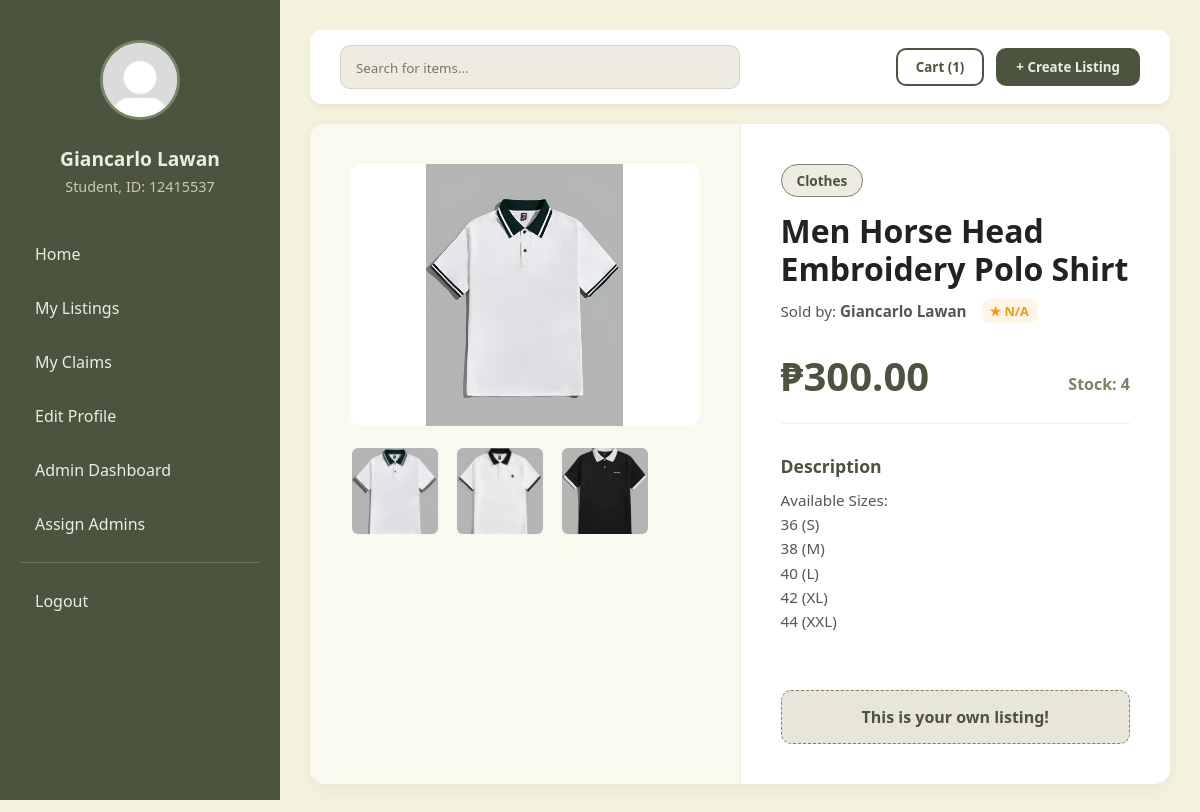
The page /viewitem.php?listing_id=3 (signed in) on the database its author committed.
### tables this page shows
CREATE TABLE `listings` (
  `listing_id` int NOT NULL,
  `seller_id` int NOT NULL,
  `product_name` varchar(150) NOT NULL,
  `description` text NOT NULL,
  `price` decimal(10,2) NOT NULL,
  `quantity` int NOT NULL DEFAULT '1',
  `category1_id` int NOT NULL,
  `category2_id` int DEFAULT NULL,
  `category3_id` int DEFAULT NULL,
  `status` enum('Available','Reserved','Sold') DEFAULT 'Available',
  `is_removed` tinyint(1) DEFAULT '0',
  `created_at` timestamp NULL DEFAULT CURRENT_TIMESTAMP,
  `updated_at` timestamp NULL DEFAULT CURRENT_TIMESTAMP ON UPDATE CURRENT_TIMESTAMP
);

### viewitem.php (the view, shortened to what this page needs)
<?php
require 'db.php';
$user_id = $_SESSION['user_id'];
$dlsu_id_number = $_SESSION['dlsu_id_number'];
$first_name = $_SESSION['first_name'];
$last_name = $_SESSION['last_name'];
$full_name = trim($first_name . " " . $last_name);
$role = $_SESSION['role'];
$profile_pic = "profile_pictures/" . $_SESSION['profile_picture'];
$admin_role_id = intval($_SESSION['admin_role_id']);
$listing_id = intval($_GET['listing_id']);
$cart_count_query = "SELECT COUNT(*) AS count
                     FROM cart
                     WHERE buyer_id = ?";
$stmt = $conn->prepare($cart_count_query);
$stmt->bind_param("i", $user_id);
$stmt->execute();
$cart_count_result = $stmt->get_result();
$cart_count = 0;
if ($cart_count_result->num_rows > 0) {
    $count_row = $cart_count_result->fetch_assoc();
    $cart_count = $count_row['count'];
}
$item_query = "SELECT c1.category_name AS cat1, c2.category_name AS cat2, c3.category_name AS cat3,
                      CONCAT(u.first_name, ' ', u.last_name) AS seller_name, IFNULL(ROUND(AVG(r.rating_value), 1), 0) AS avg_rating,
                      l.listing_id, l.seller_id, l.product_name, l.price, l.quantity, l.description, l.status
                FROM listings l
                LEFT JOIN users u ON u.user_id = l.seller_id
                LEFT JOIN ratings r ON r.rated_user_id = u.user_id
                LEFT JOIN categories c1 ON c1.category_id = l.category1_id
                LEFT JOIN categories c2 ON c2.category_id = l.category2_id
                LEFT JOIN categories c3 ON c3.category_id = l.category3_id
                WHERE l.listing_id = ?
                GROUP BY l.listing_id";
$stmt = $conn->prepare($item_query);
$stmt->bind_param("i", $listing_id);
$stmt->execute();
$item_result = $stmt->get_result();
$item = $item_result->fetch_assoc();
$profile_pictures = [];
$image_query = "SELECT image_path
                FROM listing_images
                WHERE listing_id = ?";
$stmt = $conn->prepare($image_query);
$stmt->bind_param("i", $listing_id);
$stmt->execute();
$image_result = $stmt->get_result();
if ($image_result->num_rows > 0) {
    while ($img_row = $image_result->fetch_assoc()) {
        $profile_pictures[] = $img_row['image_path'];
    }
}
$main_image = !empty($profile_pictures) ? $profile_pictures[0] : null;
$categories = [];
if (!empty($item['cat1'])) $categories[] = $item['cat1'];
?>
<!DOCTYPE html>
<html lang="en">
<head>
    <link rel="stylesheet" href="stylesheets/home.css" />
    <link rel="stylesheet" href="stylesheets/viewitem.css" />
</head>
<body>
    <div class="dashboard-container">
        <aside class="sidebar">
            <div class="user-profile-section">
                <img src="<?php echo $profile_pic; ?>" alt="Profile" class="nav-logo">
                <div class="user-info-display">
                    <h2 class="user-name"><?php echo $full_name; ?></h2>
                    <p class="user-id"><?php echo "$role, ID: $dlsu_id_number"; ?></p>
                </div>
            </div>
            <nav class="nav-menu">
                <a href="home.php">Home</a>
                <a href="mylistings.php">My Listings</a>
                <a href="myclaims.php">My Claims</a>
                <a href="editprofile.php">Edit Profile</a>
                <?php if ($admin_role_id === 1 || $admin_role_id === 2): ?>
                    <a href="#">Admin Dashboard</a>
                <?php endif; ?>
                <?php if ($admin_role_id === 1): ?>
                    <a href="#">Assign Admins</a>
                <?php endif; ?>
                <hr class="nav-divider">
                <a href="logout.php" class="logout-link">Logout</a>
            </nav>
        </aside>
        <main class="main-content">
            <header class="top-bar" style="margin-bottom: 20px;">
                <form action="viewitem.php?listing_id=<?php echo $listing_id; ?>" method="POST" class="top-bar-form">
                    <div class="search-wrapper">
                        <input type="text" placeholder="Search for items...">
                    </div>
                    <div class="header-actions">
                        <button type="submit" class="cart-btn" name="action" value="viewcart">Cart (<?php echo $cart_count; ?>)</button>
                        <button type="submit" class="create-listing-btn" name="action" value="createlisting">+ Create Listing</button>
                    </div>
                </form>
            </header>
            <div class="item-container">
                <div class="image-section">
                    <div class="main-image-box">
                        <?php if (!empty($main_image)): ?>
                            <img src="<?php echo $main_image; ?>" alt="Main Product Image" class="main-img" id="mainImage">
                        <?php else: ?>
                            <div class="no-image-large">No Image Available</div>
                        <?php endif; ?>
                    </div>
                    <?php if (!empty($profile_pictures)): ?>
                        <div class="thumbnail-row">
                            <?php foreach ($profile_pictures as $img): ?>
                                <img src="<?php echo $img; ?>" alt="Thumbnail" class="thumbnail" onclick="document.getElementById('mainImage').src=this.src;">
                            <?php endforeach; ?>
                        </div>
                    <?php endif; ?>
                </div>
                <div class="details-section">
                    <div class="category-wrapper">
                        <?php foreach ($categories as $cat): ?>
                            <span class="category-badge"><?php echo $cat; ?></span>
                        <?php endforeach; ?>
                    </div>
                    <h1 class="product-title"><?php echo $item['product_name']; ?></h1>
                    <div class="seller-info">
                        <span>Sold by: <strong><?php echo $item['seller_name']; ?></strong></span>
                        <?php if ($item['avg_rating'] > 0): ?>
                            <span class="seller-rating">★ <?php echo number_format($item['avg_rating'], 1); ?></span>
                        <?php else: ?>
                            <span class="seller-rating">★ N/A</span>
                        <?php endif; ?>
                    </div>
                    <div class="price-box">
                        <h2 class="price">₱<?php echo number_format($item['price'], 2); ?></h2>
                        <span class="stock">Stock: <?php echo intval($item['quantity']); ?></span>
                    </div>
                    <div class="description-box">
                        <h3>Description</h3>
                        <p><?php echo nl2br($item['description']); ?></p>
                    </div>
                    <?php if ($item['seller_id'] == $user_id): ?>
                        <div style="background: #e8e6d9; color: #4a543e; padding: 15px; border-radius: 10px; text-align: center; font-weight: bold; border: 1px dashed #798367;">
                            This is your own listing!
                        </div>
                    <?php endif; ?>
                </div>
            </div>
        </main>
    </div>
</body>
</html>

### stylesheets/home.css (style rules this page uses)
* { box-sizing: border-box; margin: 0; padding: 0; font-family: "Segoe UI", Tahoma, Geneva, Verdana, sans-serif; }
body { background-color: #f4f1de; color: #333; }
.dashboard-container { display: flex; min-height: 100vh; }
.sidebar { width: 280px; background-color: #4a543e; color: #eeece0; padding: 40px 20px; position: fixed; height: 100vh; display: flex; flex-direction: column; }
.user-profile-section { text-align: center; margin-bottom: 35px; }
.nav-logo { width: 80px; height: 80px; border-radius: 50%; border: 3px solid #798367; margin-bottom: 15px; object-fit: cover; background-color: #eeece0; }
.user-name { font-size: 1.2rem; margin: 5px 0; color: #eeece0; }
.user-id { font-size: 0.9rem; color: #cec8b0; font-weight: 400; }
.nav-menu a { color: #eeece0; text-decoration: none; padding: 12px 15px; display: block; border-radius: 8px; margin-bottom: 8px; transition: 0.2s; }
.nav-divider { border: 0; border-top: 1px solid rgba(238, 236, 224, 0.2); margin: 15px 0; }
.main-content { margin-left: 280px; flex: 1; padding: 30px; }
.top-bar { display: flex; justify-content: space-between; align-items: center; padding: 15px 30px; background: #fff; border-radius: 12px; box-shadow: 0 4px 6px rgba(0, 0, 0, 0.05); margin-bottom: 30px; }
.search-wrapper { background: #eeece0; padding: 10px 15px; border-radius: 10px; width: 50%; border: 1px solid rgba(0, 0, 0, 0.1); }
.search-wrapper input { border: none; background: transparent; width: 100%; outline: none; color: #333; }
.header-actions { display: flex; gap: 12px; }
.cart-btn { background: transparent; border: 2px solid #4a543e; color: #4a543e; padding: 8px 18px; border-radius: 10px; font-weight: 600; cursor: pointer; transition: 0.3s; }
.create-listing-btn { background: #4a543e; color: #eeece0; border: none; padding: 10px 20px; border-radius: 10px; font-weight: 600; cursor: pointer; }
.seller-rating { font-size: 0.8rem; font-weight: 700; color: #f39c12; background: rgba(243, 156, 18, 0.1); padding: 3px 8px; border-radius: 8px; white-space: nowrap; }

### stylesheets/viewitem.css (style rules this page uses)
.top-bar-form { display: flex; width: 100%; justify-content: space-between; align-items: center; }
.item-container { background: #fff; border-radius: 15px; box-shadow: 0 5px 20px rgba(0,0,0,0.05); display: flex; overflow: hidden; min-height: calc(100vh - 140px); }
.image-section { flex: 1; max-width: 55%; padding: 40px; background: #faf9f0; border-right: 1px solid rgba(0,0,0,0.05); display: flex; flex-direction: column; }
.main-image-box { width: 100%; height: auto; aspect-ratio: 4 / 3; border-radius: 12px; overflow: hidden; margin-bottom: 20px; background: #cec8b0; }
.main-img { width: 100%; height: 100%; object-fit: contain; background: #fff; }
.thumbnail-row { display: flex; gap: 15px; flex-wrap: wrap; }
.thumbnail { width: 90px; height: 90px; object-fit: cover; border-radius: 8px; cursor: pointer; border: 2px solid transparent; transition: 0.2s; }
.details-section { flex: 1; padding: 40px; display: flex; flex-direction: column; }
.category-wrapper { display: flex; gap: 10px; flex-wrap: wrap; margin-bottom: 15px; }
.category-badge { background: #eeece0; color: #4a543e; padding: 6px 15px; border-radius: 20px; font-size: 0.85rem; font-weight: 700; border: 1px solid #798367; }
.product-title { font-size: 2rem; color: #222; margin-bottom: 10px; line-height: 1.2; }
.seller-info { display: flex; gap: 15px; margin-bottom: 25px; font-size: 0.95rem; color: #555; align-items: center; }
.price-box { display: flex; justify-content: space-between; align-items: flex-end; margin-bottom: 30px; padding-bottom: 20px; border-bottom: 1px solid #eee; }
.price { font-size: 2.5rem; color: #4a543e; }
.stock { font-size: 1rem; color: #798367; font-weight: 600; margin-bottom: 8px; }
.description-box { flex-grow: 1; margin-bottom: 30px; }
.description-box h3 { font-size: 1.1rem; color: #4a543e; margin-bottom: 10px; }
.description-box p { color: #555; line-height: 1.6; font-size: 0.95rem; }

### rows shown on the page
listings: product_name "Men Horse Head Embroidery Polo Shirt", price "300.00", quantity "4", description "Available Sizes: 36 (S) 38 (M) 40 (L) 42 (XL) 44 (XXL)"

### other values the page prints
$full_name "Giancarlo Lawan"
$role "Student"
$dlsu_id_number "12415537"
$cart_count "1"
$cat "Clothes"
$item['seller_name'] "Giancarlo Lawan"
